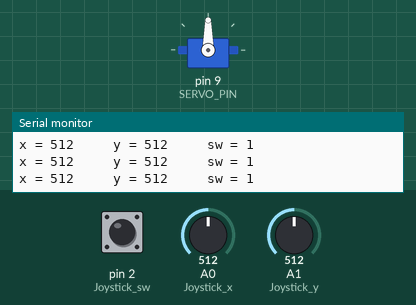
Recording of a sketch running on a simulated Arduino Uno, built with avr-gcc and run on an emulated ATmega328P. On the bench: servo, the last lines printed to the serial monitor. The test bench sets the inputs (shaded band); at power-on: A0 (Joystick_x) = 512, pin 2 (Joystick_sw) HIGH, A1 (Joystick_y) = 512.

Above: at 1.2 s.
1.3 s: A0 (Joystick_x) set to 105
2.8 s: A0 (Joystick_x) set to 91
At 3.1 s:
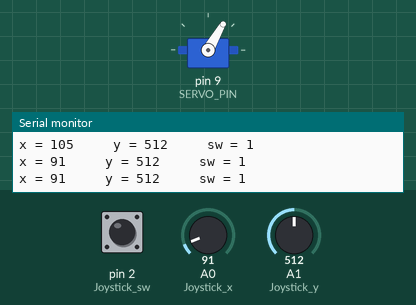
4.3 s: A0 (Joystick_x) set to 984
5.8 s: A0 (Joystick_x) set to 1008
At 7.0 s:
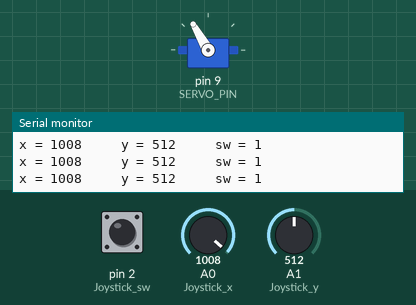
7.3 s: A0 (Joystick_x) set to 90
At 8.5 s:
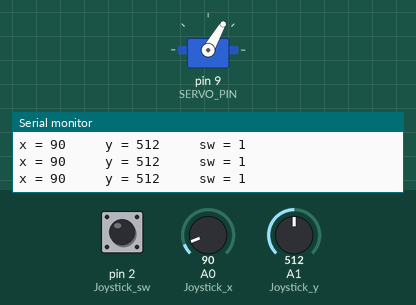
8.9 s: A0 (Joystick_x) set to 1010
At 10.0 s:
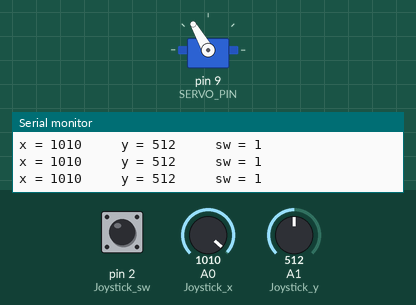
Timing chart, 0 to 11.5 s (numbered marks = the images above; inputs shaded):
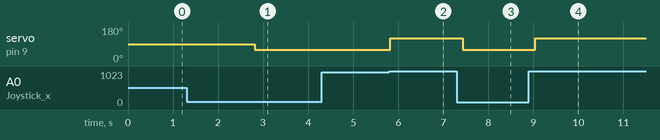

Measured:
- the behaviour switches between 100 and 99 on A0 (Joystick_x) (found by bisection; images 0 and 1)
- the behaviour switches between 1000 and 1001 on A0 (Joystick_x) (found by bisection; images 1 and 2)
- after the input at 2.8 s, servo on pin 9 (SERVO_PIN): 90° → 60° at once
- after the input at 5.8 s, servo on pin 9 (SERVO_PIN): 60° → 120° at once
- after the input at 7.3 s, servo on pin 9 (SERVO_PIN): 120° → 60° after 0.13 s
- after the input at 8.9 s, servo on pin 9 (SERVO_PIN): 60° → 120° after 0.14 s

The sketch:

Servo_joystick.ino
```cpp
#include <Servo.h>

Servo myServo;
const int SERVO_PIN = 9;
int Joystick_x = A0;
int Joystick_y = A1;
int Joystick_sw = 2;


void setup() {
  myServo.attach(SERVO_PIN);
  Serial.begin(9600);
  pinMode(Joystick_sw, INPUT_PULLUP);
}

void loop() {
  int x, y, sw;
  x = analogRead(Joystick_x);
  y = analogRead(Joystick_y);
  sw = digitalRead(Joystick_sw);

  Serial.print("x = ");
  Serial.print(x);
  Serial.print("\t\t y = ");
  Serial.print(y);
  Serial.print("\t\t sw = ");
  Serial.println(sw);

  if (y > 1000){
    myServo.write(0);
  }
  if (y < 100) {
    myServo.write(180);
  }
  if (x > 1000) {
    myServo.write(120);
  }
  if (x < 100) {
    myServo.write(60);
  }
  if (sw == 0) {
    myServo.write(90);
  }

  delay(200);

}
```
